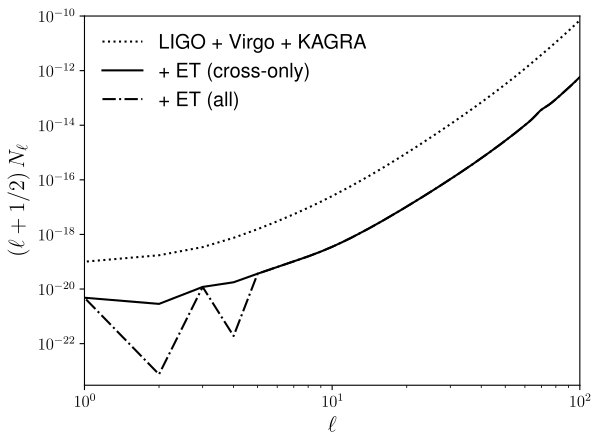

Write Python code to recreate this figure.
import numpy as np
import snell as snl
import matplotlib.pyplot as plt
from matplotlib import rc
rc('font', **{'family': 'sans-serif',
              'sans-serif': ['Helvetica']})
rc('text', usetex=True)

t_obs = 1
f_ref = 63
nside = 64
rE = -0.2

obs_time = t_obs*365*24*3600.
freqs = np.linspace(10., 1010., 101)
dfreq = np.mean(np.diff(freqs))

et = [snl.GroundDetectorTriangle(name='ET%d' % i, lat=40.1, lon=9.0,
                                 fname_psd='../data/curves_May_2019/et_d.txt',
                                 detector_id=i)
      for i in range(3)]
dets = {'Hanford':     snl.GroundDetector('Hanford',     46.4, -119.4, 171.8,
                                          '../data/curves_May_2019/NewaPlusLIGO.dat'),
        'Livingstone': snl.GroundDetector('Livingstone', 30.7,  -90.8, 243.0,
                                          '../data/curves_May_2019/NewaPlusLIGO.dat'),
        'VIRGO':       snl.GroundDetector('VIRGO',       43.6,   10.5, 116.5,
                                          '../data/curves_May_2019/NewVirgoO5High.dat'),
        'Kagra':       snl.GroundDetector('Kagra',       36.3,  137.2, 225.0,
                                          '../data/curves_May_2019/NewKAGRA128Mpc.dat'),
        'GEO600':      snl.GroundDetector('GEO600',      48.0,    9.8,  68.8,
                                          '../data/curves_May_2019/o1.txt')}

print("HLVK")
detectors = [dets['Hanford'], dets['Livingstone'], dets['VIRGO'], dets['Kagra']]
no_autos = [True, True, True, True]
mc_HLVK = snl.MapCalculator(detectors, f_pivot=f_ref)
nl_HLVK = mc_HLVK.get_N_ell(obs_time, freqs, nside,
                            no_autos=no_autos)
detectors = [dets['Hanford'], dets['Livingstone'],
             dets['VIRGO'], dets['Kagra']] + et
corr = np.array([[1., 0., 0., 0., 0., 0., 0.],
                 [0., 1., 0., 0., 0., 0., 0.],
                 [0., 0., 1., 0., 0., 0., 0.],
                 [0., 0., 0., 1., 0., 0., 0.],
                 [0., 1., 0., 0., 1., rE, rE],
                 [0., 1., 0., 0., rE, 1., rE],
                 [0., 1., 0., 0., rE, rE, 1.]])
mc_HLVKE = snl.MapCalculator(detectors, f_pivot=f_ref,
                             corr_matrix=corr)
print("HLVKEx")
no_autos = [[True,  False, False, False, False, False, False],
            [False, True,  False, False, False, False, False],
            [False, False, True,  False, False, False, False],
            [False, False, False, True,  False, False, False],
            [False, False, False, False, True,  True,  True],
            [False, False, False, False, True,  True,  True],
            [False, False, False, False, True,  True,  True]]
nl_HLVKEx = mc_HLVKE.get_N_ell(obs_time, freqs, nside,
                               no_autos=no_autos)
print("HLVKE")
no_autos = [True, True, True, True, False, False, False]
nl_HLVKE = mc_HLVKE.get_N_ell(obs_time, freqs, nside,
                              no_autos=no_autos)


ls = np.arange(3*nside)
plt.figure()
plt.plot(ls, (ls+0.5)*nl_HLVK, 'k:',label='LIGO + Virgo + KAGRA')
plt.plot(ls, (ls+0.5)*nl_HLVKEx, 'k-',label=' + ET (cross-only)')
plt.plot(ls, (ls+0.5)*nl_HLVKE, 'k-.',label=' + ET (all)')
plt.loglog()
plt.xlabel(r'$\ell$', fontsize=16)
plt.ylabel(r'$(\ell+1/2)\,N_\ell$', fontsize=16)
plt.ylim([3E-24, 1E-10])
plt.xlim([1,100])
plt.legend(loc='upper left', fontsize='x-large', frameon=False)
plt.gca().tick_params(labelsize="large")
plt.savefig("ET_LIGO_Nell.pdf", bbox_inches='tight')
plt.show()
